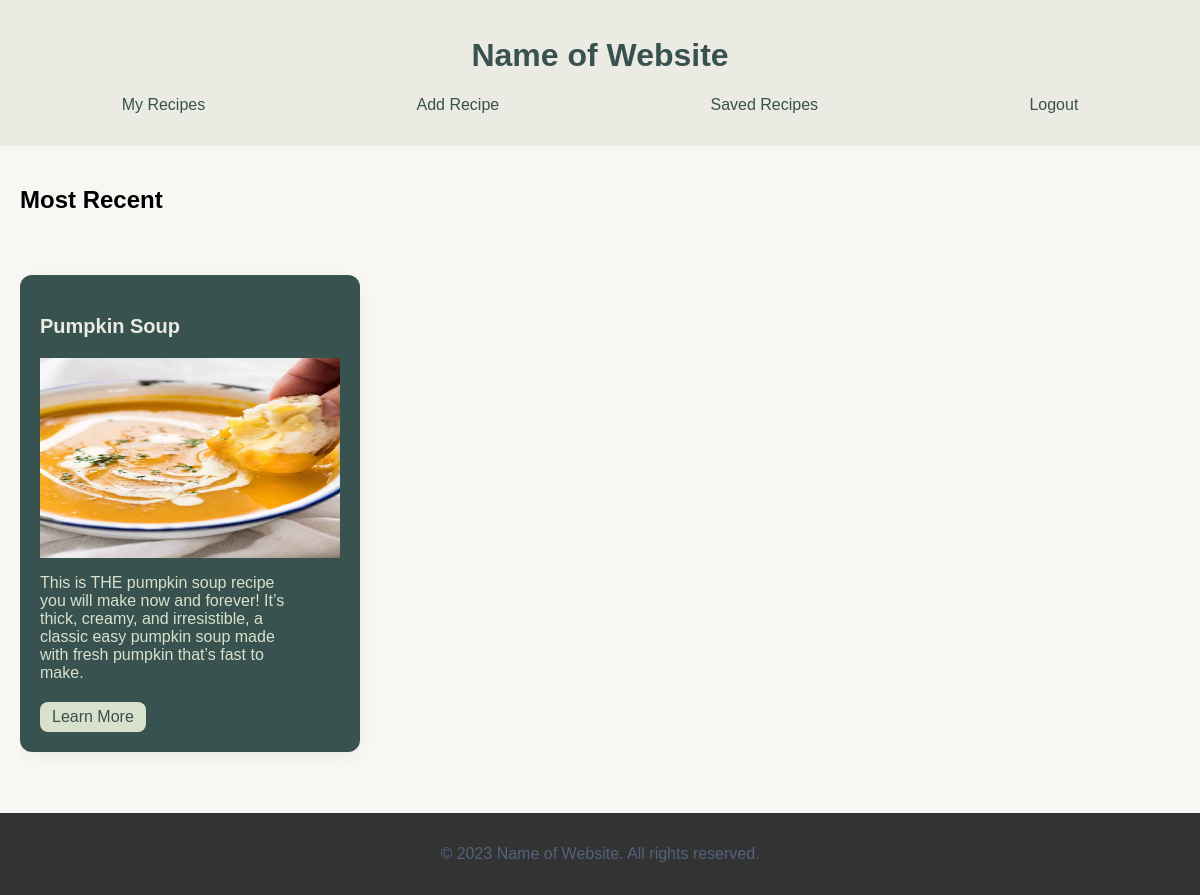
Before: /my-recipes (signed in) with the older database file.
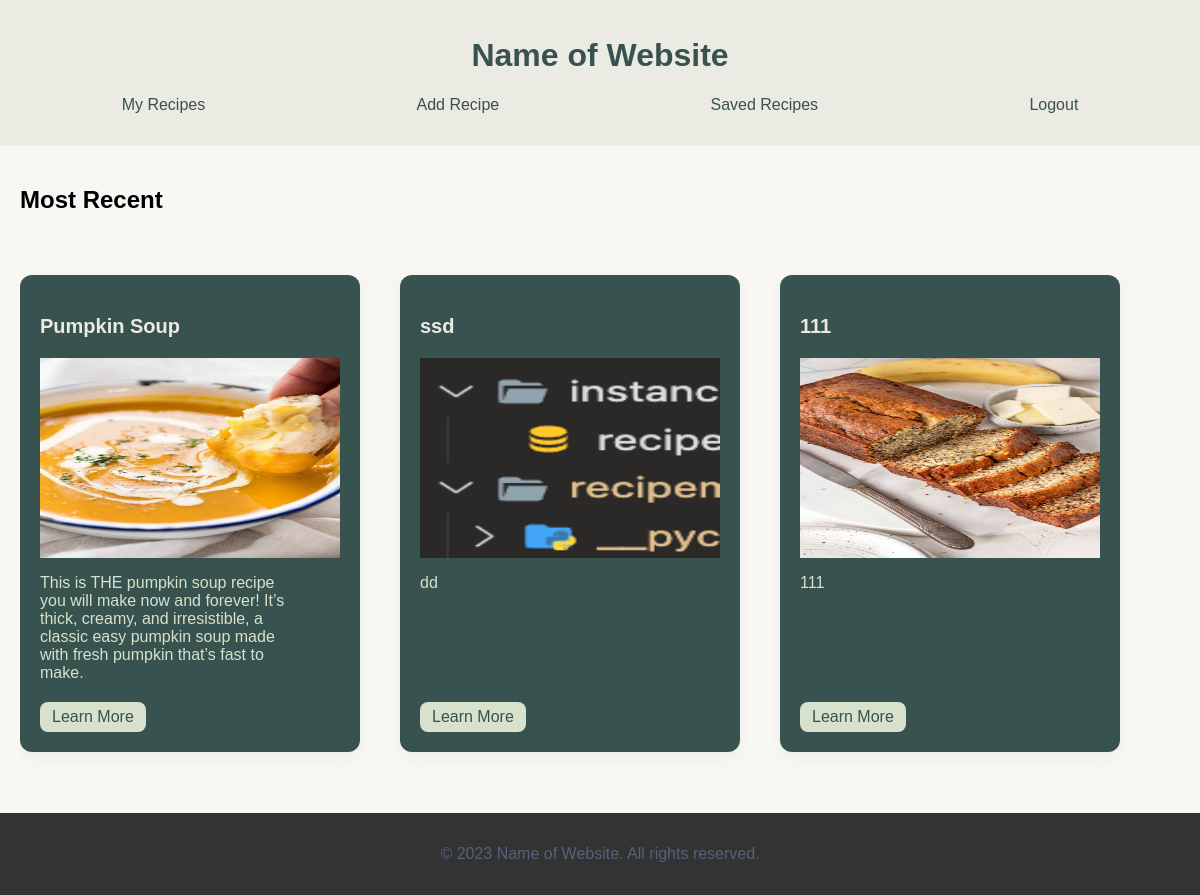
After: the same page with the newer database file.
### recipemain/model.py (models this page shows)
class Recipe(db.Model):
    id = db.Column(db.Integer, primary_key=True, autoincrement=True)
    title = db.Column(db.String(64), nullable=False)
    description = db.Column(db.Text, nullable=False)
    time = db.Column(db.Integer, nullable=False) # seconds
    persons = db.Column(db.Integer, nullable=False)
    is_saved = db.Column(db.Boolean, default=False)
    user_id = db.Column(db.Integer, db.ForeignKey("user.id"), nullable=False)
    user = db.relationship('User', back_populates='recipes')
    ingredients = db.relationship('Ingredient', back_populates='recipe')
    q_ingredients = db.relationship('Q_Ingredient', back_populates='recipe')
    steps = db.relationship('Step', back_populates='recipe')
    ratings = db.relationship('Rating', back_populates='recipe')
    photos = db.relationship('Photo', back_populates='recipe')

class Photo(db.Model):
    id = db.Column(db.Integer, primary_key=True, autoincrement=True)
    recipe_id = db.Column(db.Integer, db.ForeignKey("recipe.id"))
    recipe = db.relationship('Recipe', back_populates='photos')
    user_id = db.Column(db.Integer, db.ForeignKey("user.id"))
    user = db.relationship('User', back_populates='photos')
    file_extension = db.Column(db.String(8), nullable=False)

### recipemain/main.py (the view)
@bp.route("/my-recipes")
def my_recipes():
    my_recipes = model.Recipe.query.filter_by(user_id=current_user.id).all()
    my_photos = model.Photo.query.filter_by(user_id=current_user.id).all()
    return render_template("my_recipes.html", recipes=my_recipes, photos=my_photos, zip=zip)

### recipemain/__init__.py (called while the page is built)
def create_app(test_config=None):
    app = Flask(__name__)
    app.config["SECRET_KEY"] = "93220d9b340cf9a6c39bac99cce7daf220167498f91fa"
    app.config["SQLALCHEMY_DATABASE_URI"] = "sqlite:///recipemain.db"
    migrate = Migrate(app, db)
    login_manager = LoginManager()
    login_manager.login_view = 'auth.login'
    login_manager.init_app(app)
    from . import model
    @login_manager.user_loader
    def load_user(user_id):
        return db.session.get(model.User, int(user_id))
    from . import main
    from . import auth
    db.init_app(app)
    app.register_blueprint(auth.bp)
    app.register_blueprint(main.bp)
    return app

### recipemain/templates/my_recipes.html (shortened to what this page needs)
<head>
    <link rel="stylesheet" href="{{ url_for('static', filename='styles.css') }}">
</head>
<body>
    {% extends 'base.html' %}
    {% block content %}
    <div class="home-container">
        <h1>Most Recent</h1>
        <div class="container">
            <ul class="cards">
                {% for recipe in recipes %}
                    {% include 'recipe_template.html' %}
                {% endfor %}
            </ul>
        </div>
    </div>
    {% endblock %}

### recipemain/templates/recipe_template.html
<li class="card">
    <div>
        <h3 class="card-title">{{ recipe.title }}</h3>
        <div class="card-content">
            {% if recipe.photos %}
            {% set photo = recipe.photos[0] %}
            <img class="card-image" src="{{ url_for('static', filename='photos/photo-' ~ photo.id ~ '.' ~ photo.file_extension) }}" width="300" height="200">
            {% endif %}
            <p>{{ recipe.description }}</p>
        </div>
    </div>
    <div class="card-link-wrapper">
        <a href="{{ url_for('main.recipe', recipe_id=recipe.id|string) }}" class="card-link">Learn More</a>
    </div>
</li>

Changed rows visible on the page:
added Recipe: title "ssd", file_extension (picture), description "dd"
added Recipe: title "111", file_extension (picture), description "111"
